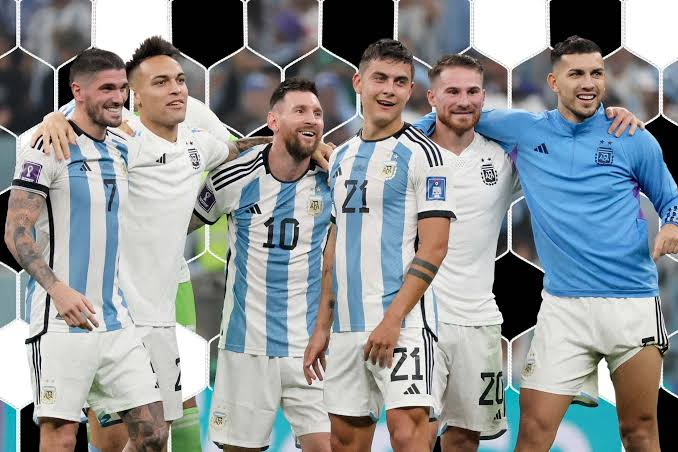
#> input picture football.jpg, 678 x 452 px
$ python face_detection1.py
#> lines starting #> are read from the running program, lines starting #| are printed output that depends on the picture; after the words box and inside, x2 and y2 are one past the last pixel; in counts of white or black regions, pixels touching at a corner belong together
import cv2
#load haar cascade face detection model
face_cascade=cv2.CascadeClassifier(
    cv2.data.haarcascades + "haarcascade_frontalface_default.xml"
)
image=cv2.imread("football.jpg")
#> image is the input picture: shape (452, 678, 3); mean B, G, R 150.1, 148, 143.4

#check if image is loaded
if image is None:
    print("Image Not Found")
    exit()

#detect faces
faces=face_cascade.detectMultiScale(
    image,
    scaleFactor=1.1,
    minNeighbors=5,
    minSize=(30,30),
)
#> faces = [[556, 50, 61, 61], [142, 57, 60, 60], [282, 91, 54, 54], [359, 56, 62, 62], [433, 69, 59, 59], [63, 16, 117, 117]]
#print number of faces
print("number of faces:",len(faces))
#| number of faces: 6

#draw rectangel arounds each face
for (x,y,w,h) in faces:
    cv2.rectangle(image,(x,y),(x+w,y+h),(0,255,0),3)
#> this loop made 6 passes
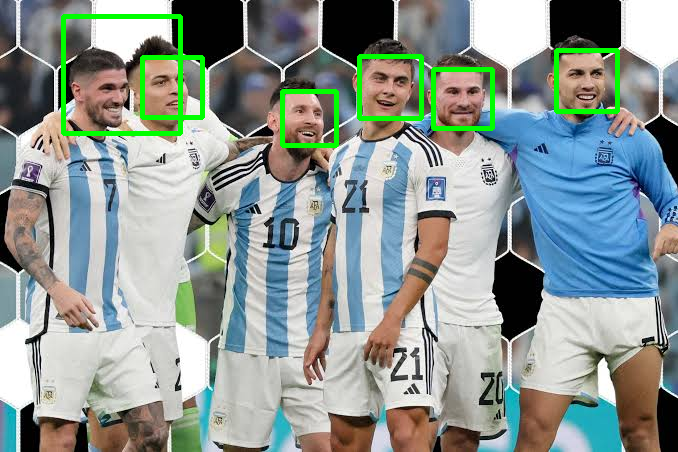
#> image: shape (452, 678, 3); 2.66% of pixels changed, all inside (x1, y1, x2, y2) = (61, 14, 620, 148)
cv2.imshow("face detection",image)
cv2.waitKey(0)
cv2.destroyAllWindows()
